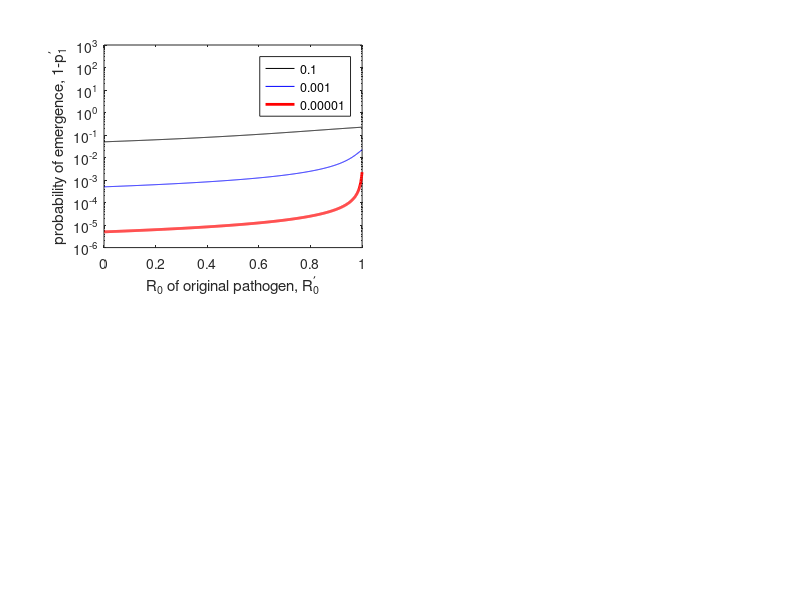
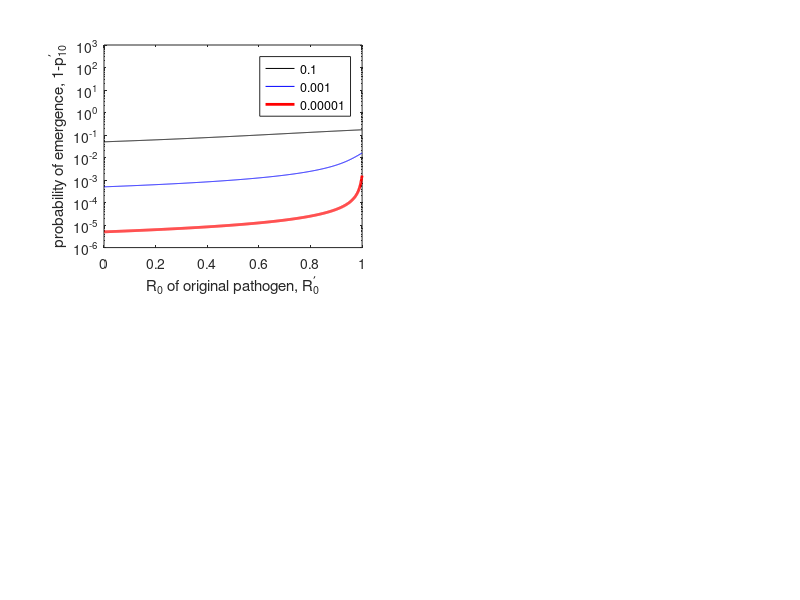

Source code (MATLAB) for these figures, in order:
clear all;

R0prime=0.001:.001:1;

%FIRST FIGURE
mprime1=.1;
mprime2=.001;
mprime3=.00001;

R0=2;
p1=1/R0;

u=(1+1./R0prime)/2;
usqrt1=1-(1-mprime1.*(1-p1))./(R0prime.*u.*u);
usqrt2=1-(1-mprime2.*(1-p1))./(R0prime.*u.*u);
usqrt3=1-(1-mprime3.*(1-p1))./(R0prime.*u.*u);

pprime1=u.*(1-sqrt(usqrt1));
pprime2=u.*(1-sqrt(usqrt2));
pprime3=u.*(1-sqrt(usqrt3));

figure(1);
subplot(2,2,1);
semilogy(R0prime,1-pprime1,'k-',R0prime,1-pprime2,'b-',R0prime,1-pprime3,'r-','LineWidth',2);
xlabel('R_0 of original pathogen, R^\prime_0'); ylabel('probability of emergence, 1-p^\prime_1');

legend('0.1','0.001','0.00001');
xlim([0 1]);
ylim([0.000001 1000])

% %SECOND FIGURE
mprimeh1=.1;
mprimeh2=.001;
mprimeh3=.00001;

p10=0.5;
R0primeh=sqrt(R0prime);

A1=(1+R0prime)./2./R0prime+mprimeh1.*(1-p10)./2./R0primeh;
A2=(1+R0prime)./2./R0prime+mprimeh2.*(1-p10)./2./R0primeh;
A3=(1+R0prime)./2./R0prime+mprimeh3.*(1-p10)./2./R0primeh;

B1=(1-mprimeh1.*(1-p10))./R0prime;
B2=(1-mprimeh2.*(1-p10))./R0prime;
B3=(1-mprimeh3.*(1-p10))./R0prime;

p11prime1=A1-sqrt(A1.*A1-B1);
p11prime2=A2-sqrt(A2.*A2-B2);
p11prime3=A3-sqrt(A3.*A3-B3);

p10prime1=(1-mprimeh1+p10.*mprimeh1+p11prime1.*R0primeh)./(1+R0primeh);
p10prime2=(1-mprimeh2+p10.*mprimeh2+p11prime2.*R0primeh)./(1+R0primeh);
p10prime3=(1-mprimeh3+p10.*mprimeh3+p11prime3.*R0primeh)./(1+R0primeh);

figure(2);
subplot(2,2,1);
semilogy(R0prime,1-p10prime1,'k-',R0prime,1-p10prime2,'b-',R0prime,1-p10prime3,'r-','LineWidth',2);
xlabel('R_0 of original pathogen, R^\prime_0'); ylabel('probability of emergence, 1-p^\prime_{10}');

legend('0.1','0.001','0.00001');
xlim([0 1]);
ylim([0.000001 1000])

%subplot(2,2,4);
%plot(R0prime,1-p10prime1,'b.',R0prime,1-p10prime2,'b.',R0prime,1-p10prime3,'b.');

